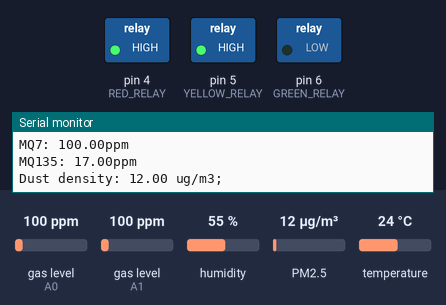
Bench run of a sketch on a simulated Arduino Uno, built with avr-gcc and run on an emulated ATmega328P. On the bench: switched loads named in the sketch (green lamp = pin HIGH), the last lines printed to the serial monitor. The test bench sets the inputs (shaded band); at power-on: temperature 24 °C, gas level (sensors on A0, A1) 100 ppm, humidity 55 %, PM2.5 12 µg/m³. Random numbers use the default seed unless the sketch sets one.

Above: at 1.8 s.
1.9 s: temperature set to 12 °C
At 2.8 s:
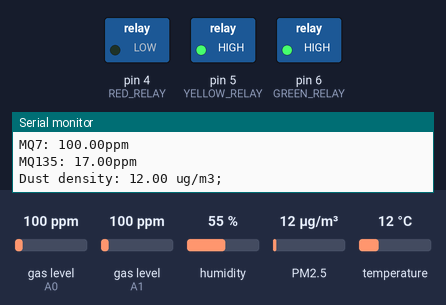
3.7 s: temperature set to 14.4 °C
5.6 s: temperature set to 15.5 °C
At 7.1 s:
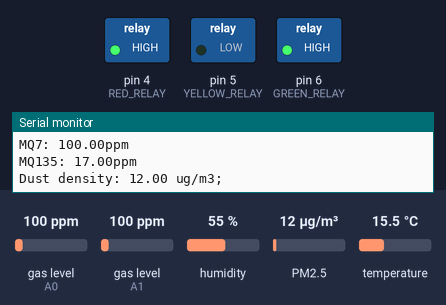
8.1 s: temperature set to 28 °C
At 9.6 s:
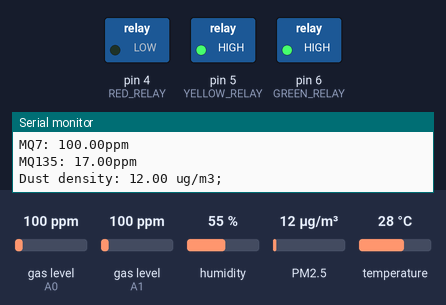
10.3 s: temperature set to 19 °C
At 12.3 s:
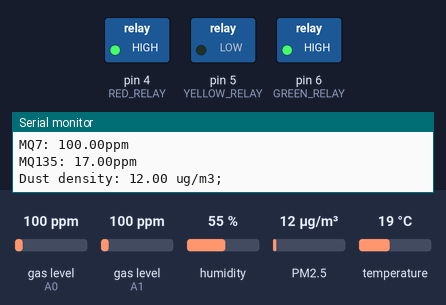
Timing chart, 0 to 13.5 s (numbered marks = the images above; inputs shaded):
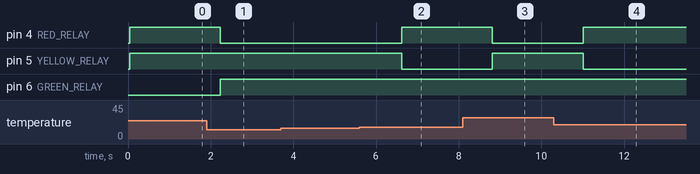

The sketch:

nano.ino
```cpp
// #include <Arduino.h>
#include <MQUnifiedsensor.h>
#include <Wire.h>
#include "Adafruit_SHT31.h"
#include <SoftwareSerial.h>
#include <GP2YDustSensor.h>
//===========================================

#define DEBUG
//===========================================

// Definitions
#define placa "Arduino UNO"
#define Voltage_Resolution 5
#define MQ6pin A0              // Analog input 0 of your arduino
#define MQ7pin A1              // Analog input 0 of your arduino
#define MQ135pin A2            // Analog input 0 of your arduino
#define DUSTPIN A3             // Analog input 0 of your arduino
#define MQ6type "MQ-4"         // MQ6
#define MQ7type "MQ-7"         // MQ6
#define MQ135type "MQ-135"     // MQ6
#define ADC_Bit_Resolution 10  // For arduino UNO/MEGA/NANO
#define RatioMQ6CleanAir 4.4   // RS / R0 = 10 ppm
#define RatioMQ7CleanAir 27.5  // RS / R0 = 27.5 ppm
#define RatioMQ135CleanAir 3.6 // RS / R0 = 3.6 ppm

#define ESP_RX 2
#define ESP_TX 3

#define RED_RELAY 4
#define YELLOW_RELAY 5
#define GREEN_RELAY 6

//===========================================

// SHT30 I2C address is 0x44(68)
#define Addr 0x44
//===========================================

// Declare Sensor
MQUnifiedsensor MQ6(placa, Voltage_Resolution, ADC_Bit_Resolution, MQ6pin, MQ6type);
MQUnifiedsensor MQ7(placa, Voltage_Resolution, ADC_Bit_Resolution, MQ7pin, MQ7type);
MQUnifiedsensor MQ135(placa, Voltage_Resolution, ADC_Bit_Resolution, MQ135pin, MQ135type);
GP2YDustSensor dustSensor(GP2YDustSensorType::GP2Y1010AU0F, 13, DUSTPIN);
Adafruit_SHT31 sht31 = Adafruit_SHT31();
SoftwareSerial esp(ESP_RX, ESP_TX);
//===========================================
float tem, hum, mq6, mq7, mq135, dust;
//===========================================

unsigned long lastSend = 0;
//===========================================

void setup()
{
  Serial.begin(9600);

  Wire.begin();

  pinMode(RED_RELAY, OUTPUT);
  pinMode(YELLOW_RELAY, OUTPUT);
  pinMode(GREEN_RELAY, OUTPUT);

  // Set ESP baudrate
  esp.begin(115200);
  //------------------------------------------

  // MQ6 init
  MQ6.setRegressionMethod(1); //_PPM =  a*ratio^b
  // set a and b value of the curve fitting equation (CH4)
  MQ6.setA(1012.7); // Configurate the ecuation values to get CH4 concentration
  MQ6.setB(-2.786);
  MQ6.setR0(5);
  MQ6.init();
  //------------------------------------------

  // MQ7 init
  MQ7.setRegressionMethod(1); //_PPM =  a*ratio^b
  // set a and b value of the curve fitting equation (CO)
  MQ7.setA(99.042);
  MQ7.setB(-1.518);
  MQ7.setR0(4.90);
  MQ7.init();
  //------------------------------------------

  // MQ135
  MQ135.setRegressionMethod(1); //_PPM =  a*ratio^b
  MQ135.setA(110.47);
  MQ135.setB(-2.862);
  MQ135.setR0(9.03); // wrong, need true num
  MQ135.init();
  //------------------------------------------

  dustSensor.begin();
  //------------------------------------------

  if (!sht31.begin(0x44))
  { // Set to 0x45 for alternate i2c addr
    Serial.println("Couldn't find SHT31");
  }
  else
  {
    Serial.print("SHT Heater Enabled State: ");
    if (sht31.isHeaterEnabled())
      Serial.println("ENABLED");
    else
      Serial.println("DISABLED");
  }
  //------------------------------------------
}
//===========================================

void loop()
{
  // put your main code here, to run repeatedly:
  MQ6.update();
  MQ7.update();
  MQ135.update();
  readSensor();
  if (millis() - lastSend > 3000)
  {
    lastSend = millis();
    String temp = String(tem) + ", " + String(hum) + ", " + String(mq6) + ", " + String(mq7) + ", " + String(mq135) + ", " + String(dust) + "\n";
    esp.print(temp);
  }
}
//===========================================

void readSensor()
{
  mq6 = MQ6.readSensor();
  mq7 = MQ7.readSensor();
  dust = dustSensor.getDustDensity();
  tem = sht31.readTemperature();
  hum = sht31.readHumidity();
  if (isnan(tem))
  { // check if 'is not a number'
    Serial.println("Failed to read temperature");
    tem = 0.0;
  }

  if (isnan(hum))
  { // check if 'is not a number'
    Serial.println("Failed to read humidity");
    hum = 0.0;
  }

  if (tem < 28 && tem > 20)
  {
    digitalWrite(GREEN_RELAY, LOW);
    digitalWrite(YELLOW_RELAY, HIGH);
    digitalWrite(RED_RELAY, HIGH);
  }
  else if (tem > 15 && tem < 20 || tem > 28 && tem < 35)
  {
    digitalWrite(YELLOW_RELAY, LOW);
    digitalWrite(GREEN_RELAY, HIGH);
    digitalWrite(RED_RELAY, HIGH);
  }
  else
  {
    digitalWrite(RED_RELAY, LOW);
    digitalWrite(YELLOW_RELAY, HIGH);
    digitalWrite(GREEN_RELAY, HIGH);
  }

  if (dust == 0.0)
    dust = (int)random(10, 30);
  if (mq135 == 0.0)
    mq135 = (int)random(10, 30);
#ifdef DEBUG
  Serial.print("Temperature: ");
  Serial.print(tem);
  Serial.println("\xC2\xB0");
  Serial.print("Humidity: ");
  Serial.print(hum);
  Serial.println("%");
  Serial.print("MQ6: ");
  Serial.print(mq6);
  Serial.println("ppm");
  Serial.print("MQ7: ");
  Serial.print(mq7);
  Serial.println("ppm");
  Serial.print("MQ135: ");
  Serial.print(mq135);
  Serial.println("ppm");
  Serial.print("Dust density: ");
  Serial.print(dust);
  Serial.print(" ug/m3;");
  Serial.println();
  delay(1000);
#endif
}
```

Measured:
- the behaviour switches between 15 and 15.1 °C on temperature (found by bisection; images 1 and 2)
- after the input at 1.9 s, pin 4 (RED_RELAY): HIGH → LOW after 0.33 s; pin 6 (GREEN_RELAY): LOW → HIGH after 0.33 s
- after the input at 5.6 s, pin 4 (RED_RELAY): LOW → HIGH after 1.0 s; pin 5 (YELLOW_RELAY): HIGH → LOW after 1.0 s
- after the input at 8.1 s, pin 4 (RED_RELAY): HIGH → LOW after 0.71 s; pin 5 (YELLOW_RELAY): LOW → HIGH after 0.71 s
- after the input at 10.3 s, pin 4 (RED_RELAY): LOW → HIGH after 0.71 s; pin 5 (YELLOW_RELAY): HIGH → LOW after 0.71 s
